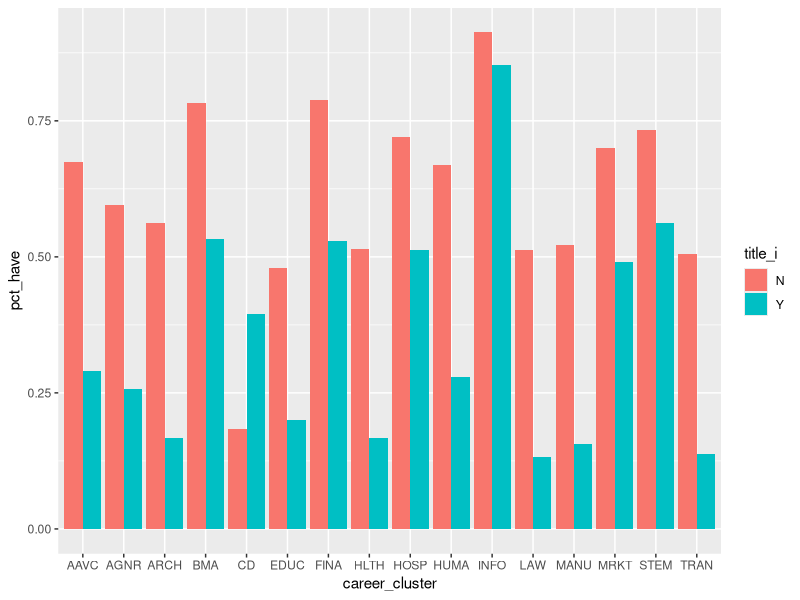

Source code (R): (Note: this script raises an error after producing the figure.)
## ---- chunk 1
knitr::opts_chunk$set(echo = TRUE, warning = F)
## ---- chunk 2
library(tidyverse)
library("readxl")
## ---- chunk 3
concentrators <- read.csv("data/2017-2022 CTE_concentrators.xlsx - Sheet1.csv")
absenteeism <- read.csv("data/chronic_absent.csv")
tsi_csi <- read_excel("data/tsi_and_csi.xlsx")
#standards <- read.csv("data/rcd_acc_pc (1).txt", sep = "\t")
## ---- chunk 4
cte_enrollment <- read_excel("data/rcd_cte_enrollment.xlsx")
demographics <- read_excel("data/rcd_prin_demo.xlsx")
school_info <- read_excel("data/rcd_location.xlsx")
cte_enrollment_clusters <- read_excel("data/rcd_cte_enrollment_cluster.xlsx")
## ---- chunk 5
years <- c(2018, 2019, 2020, 2021, 2022)
## ---- chunk 6
concentrators <- concentrators %>%
  filter(year %in% years)

tsi_csi <- tsi_csi %>%
  filter(year %in% years)

school_info <- school_info %>%
  mutate(title_i = ifelse(is.na(title_i), 'N', title_i)) %>%
  filter(year %in% years)
## ---- chunk 7
demo <- demographics %>%
  filter(year %in% years) %>%
  complete(year, agency_code, subgroup, fill = list(pct_prin_demo = 0)) %>%
  pivot_wider(names_from = subgroup, values_from = pct_prin_demo) %>%
  mutate(majority_white = ifelse(WH7 > 0.5, T, F))
## ---- chunk 8
# widening concentrators data
concentrators <- concentrators %>%
  complete(year, agency_code, career_cluster, fill = list(num_concentrators = 0)) %>%
  pivot_wider(names_from = career_cluster, values_from = num_concentrators) 
## ---- chunk 9
# getting data for clusters per school
clusters_per_school <- cte_enrollment_clusters %>%
  mutate(i = 1) %>%
  complete(year, agency_code, career_cluster, fill = list(i = 0)) %>%
  pivot_wider(names_from = career_cluster, values_from = i)
## ---- chunk 10
absenteeism <- absenteeism %>%
  mutate(agency_code = paste0(0, agency_code)) %>%
  select(-count, -den, -masking) %>%
  pivot_wider(names_from = subgroup, values_from = pct, names_prefix = "absent_group_")
## ---- chunk 11
school_info <- school_info %>%
  # only select schools with CTE enrollment data
  filter(agency_code %in% cte_enrollment$agency_code) %>%
  left_join(cte_enrollment, by = c("year", "agency_code")) %>%
  left_join(tsi_csi, by = c("year", "agency_code")) %>%
  left_join(demo, by = c("year", "lea_code" = "agency_code")) %>%
  left_join(absenteeism, by = c("year", "agency_code"))
## ---- chunk 12
 df_concentrator <- school_info %>%
  # only select schools with CTE enrollment data
  filter(agency_code %in% cte_enrollment$agency_code) %>%
  #mutate(title_i = ifelse(is.na(title_i), 'N', 'Y')) %>%
  #left_join(cte_enrollment, by = c("year", "agency_code")) %>%
  left_join(concentrators, by = c("year", "agency_code")) %>%
  select(-street_addr, -street_addr2, -state, -phone, -url, -super_name, -esea, -stem) %>%
  mutate_at(vars(AAVC:TRAN), funs(round((. / stu_enroll) * 100, 3)))
## ---- chunk 13
clusters_per_school <- school_info %>%
  filter(year == 2019) %>%
  # only select schools with CTE enrollment data
  filter(agency_code %in% cte_enrollment$agency_code) %>%
  #mutate(title_i = ifelse(is.na(title_i), 'N', 'Y')) %>%
  left_join(clusters_per_school, by = c("year", "agency_code"))
## ---- chunk 14
write.csv(school_info, "data/school_information.csv")
write.csv(df_concentrator, "data/concentrator_information.csv")
write.csv(clusters_per_school, "data/career_cluster_information.csv")
## ---- chunk 15
school_info %>%
  filter(year %in% c(2018:2020)) %>%
  group_by(title_i) %>%
  summarise(mean_pct_absent = mean(absent_group_ALL, na.rm = T))
## ---- chunk 16
school_info %>%
  filter(year %in% c(2018:2020)) %>%
  group_by(majority_white) %>%
  summarise(mean_pct_absent = mean(absent_group_ALL, na.rm = T))
## ---- chunk 17
# consistently underperforming subgroups
school_info %>%
  filter(year %in% c(2018:2020)) %>%
  group_by(tsi_cu) %>%
  summarise(mean_pct_absent = mean(absent_group_ALL, na.rm = T))
## ---- chunk 18
# consistently underperforming subgroups
school_info %>%
  filter(year %in% c(2018:2020)) %>%
  group_by(title_i, tsi_cu) %>%
  count()
## ---- chunk 19
# low performing 
school_info %>%
  filter(year %in% c(2018:2020)) %>%
  group_by(csi_lp) %>%
  summarise(mean_pct_absent = mean(absent_group_ALL, na.rm = T))
## ---- chunk 20
# all 2019 data, except for CD, non title I schools have a higher percentage of each cluster 
# plot absolute difference 
clusters_per_school %>%
  group_by(title_i) %>%
  summarise(across(AAVC:TRAN, ~ mean(.x, na.rm = TRUE))) %>%
  pivot_longer(!title_i, names_to = "career_cluster", values_to = "pct_have") %>%
  ggplot(aes(x = career_cluster, y = pct_have, fill = title_i, group = title_i)) +
  geom_bar(stat = "identity", position = "dodge")
## ---- chunk 21
# not title 1 - title 1
clusters_per_school %>%
  group_by(title_i) %>%
  summarise(across(AAVC:TRAN, ~ mean(.x, na.rm = TRUE))) %>%
  pivot_longer(!title_i, names_to = "career_cluster", values_to = "pct_have") %>%
  arrange(career_cluster) %>%
  ungroup () %>%
  group_by(career_cluster) %>%
  summarise(access_disparity = pct_have[1] - pct_have[2]) %>%
  ggplot(aes(x = career_cluster, y = access_disparity)) +
  geom_bar(stat = "identity") +
  geom_text(position = "top", )
## ---- chunk 22
# majrotity white schools - majority non-white schools 
clusters_per_school %>%
  group_by(year, majority_white) %>%
  summarise(across(AAVC:TRAN, ~ mean(.x, na.rm = TRUE))) %>%
  pivot_longer(!c(year, majority_white), names_to = "career_cluster", values_to = "pct_have") %>%
  arrange(career_cluster) 
## ---- chunk 23
clusters_per_school %>%
  group_by(majority_white) %>%
  summarise(across(AAVC:TRAN, ~ mean(.x, na.rm = TRUE))) %>%
  pivot_longer(!majority_white, names_to = "career_cluster", values_to = "pct_have") %>%
  ggplot(aes(x = career_cluster, y = pct_have, fill = majority_white, group = majority_white)) +
  geom_bar(stat = "identity", position = "dodge")
## ---- chunk 24
clusters_per_school %>%
  group_by(majority_white) %>%
  summarise(across(AAVC:TRAN, ~ mean(.x, na.rm = TRUE))) %>%
  pivot_longer(!majority_white, names_to = "career_cluster", values_to = "pct_have") %>%
  ggplot(aes(x = career_cluster, y = pct_have, fill = majority_white, group = majority_white)) +
  geom_bar(stat = "identity", position = "dodge")
## ---- chunk 25
# each school type has the same top 5 common clusters, although they are more prevelant in non title i schools 
clusters_per_school %>%
  group_by(title_i) %>%
  summarise(across(AAVC:TRAN, ~ mean(.x, na.rm = TRUE)))
## ---- chunk 26
# each school type has the same top 5 common clusters, although they are more prevelant in non title i schools 
clusters_per_school %>%
  group_by(majority_white) %>%
  summarise(across(AAVC:TRAN, ~ mean(.x, na.rm = TRUE)))
## ---- chunk 27
# participation rates were similar from 2018-2021 then dropped off in 2022
df_concentrator %>%
  group_by(year, title_i) %>%
  summarise(mean_pct = mean(pct, na.rm = T)) %>%
  ggplot(aes(x =year, y = mean_pct, group = title_i, color = title_i)) +
  geom_line()
## ---- chunk 28
# participation rates were similar from 2018-2021 then dropped off in 2022
df_concentrator %>%
  group_by(year, majority_white) %>%
  summarise(mean_pct = mean(pct, na.rm = T)) %>%
  pivot_wider(names_from = year, values_from = mean_pct)
## ---- chunk 29
# title 1 schools are less likely to have data for concentrators
df_concentrators %>%
  mutate(no_concen_data = ifelse(is.na(EDUC), T, F)) %>%
  group_by(title_i, no_concen_data) %>%
  count() %>%
  group_by(title_i) %>%
  mutate(prop = n/sum(n))
## ---- chunk 30
# interestingly half of the CTE schools do not have CTE data
# vocational, alternative, and magnet schools are more likely to have this data
df_concentrators %>%
  mutate(no_concen_data = ifelse(is.na(EDUC), T, F)) %>%
  group_by(school_type, no_concen_data) %>%
  count() %>%
  group_by(school_type) %>%
  mutate(prop = n/sum(n))
## ---- chunk 31
# it looks like the clusters most students concentrate in is pretty simialr for both school types
df_concentrator %>%
  group_by(year, title_i) %>%
  summarise(across(AAVC:TRAN, ~ mean(.x, na.rm = TRUE))) %>%
  pivot_longer(!c(year, title_i), names_to = "career_clusters", values_to = "avg_pct_concentrator") %>%
  ggplot(aes(x = year, y = avg_pct_concentrator, group = career_clusters, color = career_clusters)) +
  geom_line() +
  geom_point() +
  facet_wrap(~title_i)
## ---- chunk 32
df %>%
  group_by(year, title_i) %>%
  summarise(across(AAVC:TRAN, ~ mean(.x, na.rm = TRUE))) %>%
  filter(title_i == 'N') %>%
  summarise(across(AAVC:TRAN, ~ max(.x, na.rm = TRUE)))
## ---- chunk 33
df %>%
  group_by(year, title_i) %>%
  summarise(across(AAVC:TRAN, ~ mean(.x, na.rm = TRUE))) %>%
  filter(title_i == 'Y') %>%
  summarise(across(AAVC:TRAN, ~ max(.x, na.rm = TRUE)))
